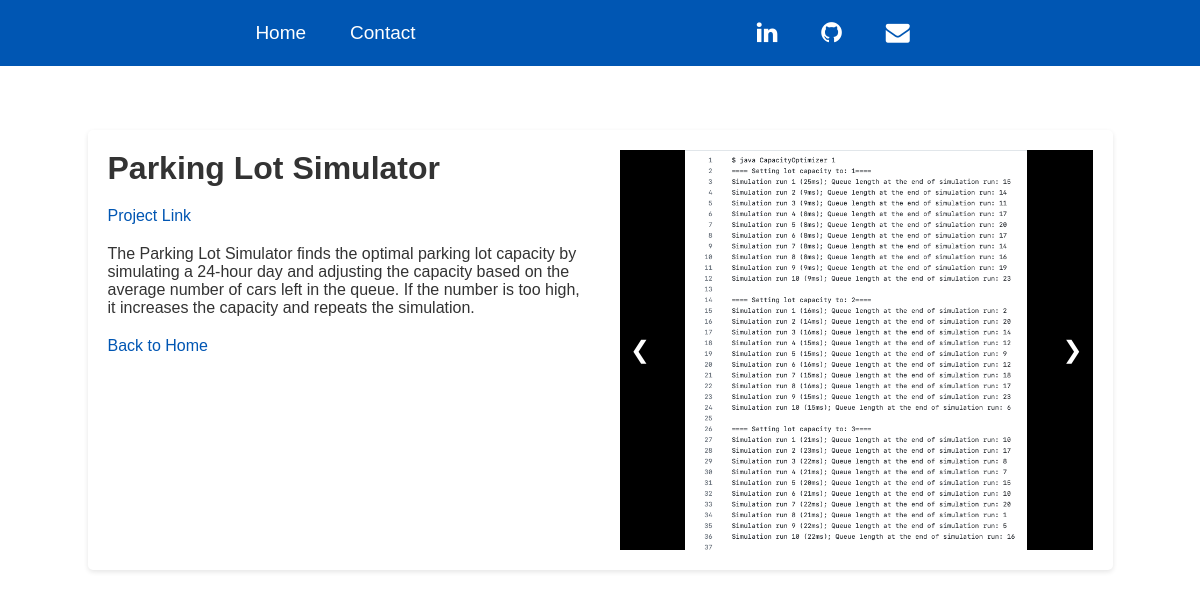
/project/7/, run on the app's committed database.
### main/models.py (models this page shows, shortened)
class Project(models.Model):
    title = models.CharField(max_length=200)
    description = models.TextField()
    tags = models.ManyToManyField(Tag, related_name="projects")
    link = models.URLField(max_length=200, blank=True)

class ProjectImage(models.Model):
    project = models.ForeignKey(
        Project, related_name="images", on_delete=models.CASCADE
        )
    image = models.ImageField(upload_to="project_images/")

### main/views.py (the view)
# urls.py: path("project/<int:id>/", views.project, name="project"),
def project(request, id):
    project = get_object_or_404(Project, pk=id)
    return render(request, "project.html", {"project": project})

### main/templates/project.html (shortened to what this page needs)
{% extends 'base.html'%}
{% load static %}
{% block extrahead %}
<link rel="stylesheet" href="{% static 'css/project.css' %}">
{% endblock extrahead %}
{% block content %}
    <div class="project-card">
        <div class="project-info">
            <h1> {{project.title}} </h1>
            <p>
                <a href="{{project.link}}">Project Link</a>
            </p>
            <p>{{project.description}}</p>
            <a href="{% url 'home' %}"> Back to Home</a>
        </div>
        <div class="carousel">
            <div class="carousel-images">
                {% for image in project.images.all %}
                    <div class="carousel-item">
                        <img src="{{image.image.url}}" alt="Project Image" />
                    </div>
                {% endfor %}
            </div>
            <a class="carousel-control prev" onclick="moveSlide(-1)">&#10094;</a>
            <a class="carousel-control next" onclick="moveSlide(1)">&#10095;</a>
        </div>
    </div>
{% endblock content %}

### main/static/css/base.css (style rules this page uses)
body { font-family: 'Palatino', sans-serif; background-color: #ffffff; color: #333; margin: 0; padding: 20px; }
* { box-sizing: border-box; margin: 0; padding: 0; font-family: "Palatino", sans-serif; }
a { color: #0056b3;; text-decoration: none; }

### main/static/css/project.css (style rules this page uses)
.project-card { display: flex; align-items: flex-start; justify-content: space-between; background-color: white; box-shadow: 0 2px 5px rgba(0, 0, 0, 0.1); border-radius: 5px; overflow: hidden; max-width: 1025px; margin: auto; margin-top: 9.5%; padding: 20px; }
.project-info { flex: 1; padding-right: 20px; }
h1, p { margin-bottom: 20px; }
.carousel { flex: 1; display: flex; flex-direction: column; position: relative; max-width: 50%; margin-left: 20px; }
.carousel-images { display: flex; flex: 1; overflow: hidden; position: relative; }
.carousel-control { position: absolute; top: 50%; transform: translateY(-50%); color: white; font-size: 24px; background-color: rgba(0, 0, 0, 0.5); padding: 10px; cursor: pointer; user-select: none; z-index: 10; }
.carousel-control.prev { left: 0; border-radius: 3px 0 0 3px; }
.carousel-control.next { right: 0; border-radius: 0 3px 3px 0; }
.carousel-item { display: flex; justify-content: center; align-items: center; background-color: black; width: 100%; height: 400px; }
.carousel-item img { max-height: 100%; max-width: 100%; object-fit: contain; }

### data on the page
Project: title "Parking Lot Simulator", description "The Parking Lot Simulator finds the optimal parking lot capacity by simulating a 24-hour day and adjusting the capacity based on the average number of cars left in the queue. If the number is too high, it increases the capacity and repeats the simulation."
ProjectImage: image (picture)
